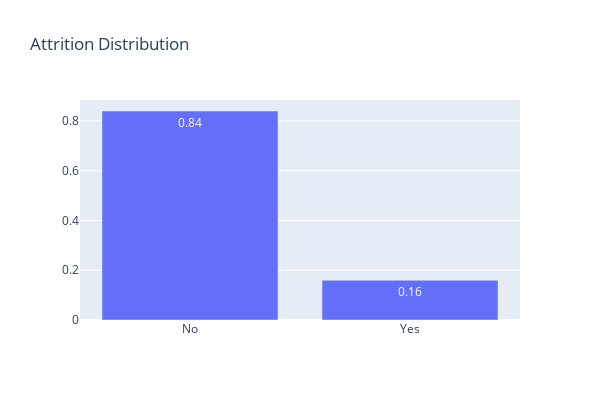

Write notebook code for a chart like this one.
### Code cell
trace = go.Bar(x=temp.index,
               y= np.round(temp.values/temp.values.sum(),2),
               text = np.round(temp.values/temp.values.sum(),2),
               textposition = 'inside',
               name = 'Attrition')
data = [trace]
layout = go.Layout(
    autosize=False,
    width=600,
    height=400,title = "Attrition Distribution"
)

fig = go.Figure(data=data, layout=layout)
iplot(fig)
#del temp

### Figure 1 — Plotly figure (JSON) as saved in the notebook; plotly's stock layout.template omitted (floating-point values rounded to 4 significant figures)
{"data": [{"name": "Attrition", "text": [0.84, 0.16], "textposition": "inside", "type": "bar", "x": ["No", "Yes"], "y": [0.84, 0.16]}], "layout": {"autosize": false, "height": 400, "title": {"text": "Attrition Distribution"}, "width": 600}}
